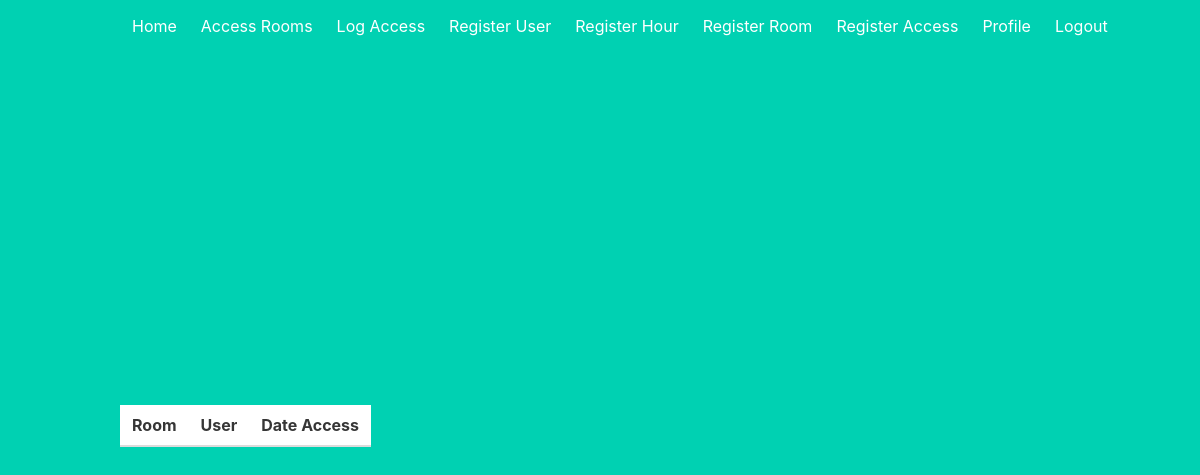
/logaccess (signed in), run on an earlier commit of the app's database.
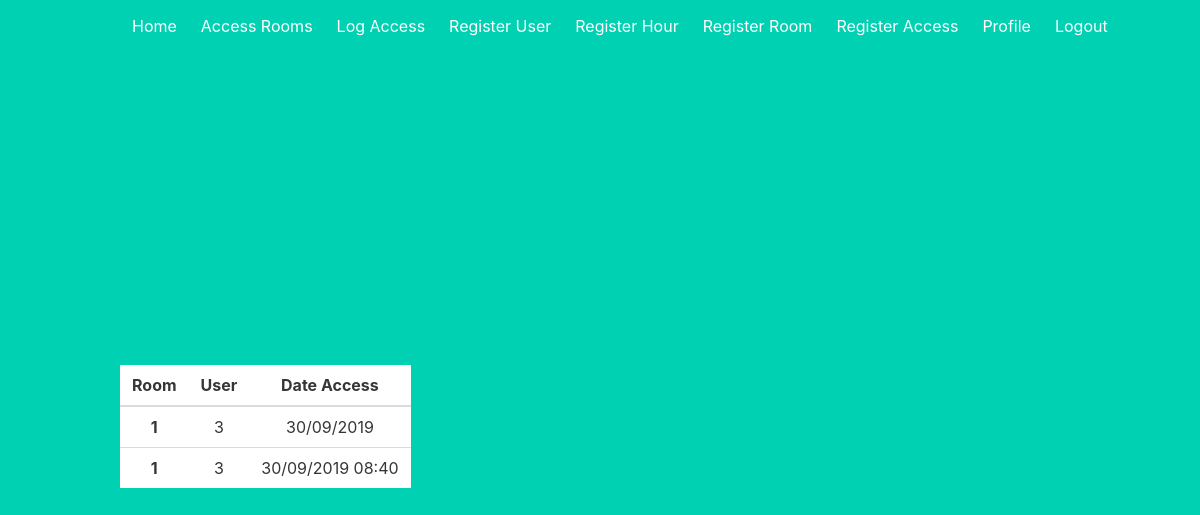
And on a later commit of the database.
### models.py (models this page shows)
class LogAccess(db.Model):
    id = db.Column(db.Integer,primary_key=True)
    room_id = db.Column(db.Integer)
    user_id = db.Column(db.Integer)
    date_access = db.Column(db.String(200))

### auth.py (the view)
@auth.route('/logaccess')
@login_required
def logaccess():
    logaccess = LogAccess.query.all()
    print(logaccess)
    return render_template('logaccess.html', logaccess=logaccess)

### __init__.py (called while the page is built)
def create_app():
    app = Flask(__name__)
    app.config['SECRET_KEY'] = 'thisismysecretkeydonotstealit'
    app.config['SQLALCHEMY_DATABASE_URI'] = 'sqlite:///db.sqlite3'
    db.init_app(app)
    login_manager = LoginManager()
    login_manager.login_view = 'auth.login'
    login_manager.init_app(app)
    from .models import User
    @login_manager.user_loader
    def load_user(user_id):
        return User.query.get(int(user_id))
    from .auth import auth as auth_blueprint
    app.register_blueprint(auth_blueprint)
    from .main import main as main_blueprint
    app.register_blueprint(main_blueprint)
    return app

### templates/logaccess.html
{% extends 'base.html' %}
{% block content %}
    <div class="flight-container" style="overflow: auto; max-height: 80vh">
        <div class="table-responsive">
            <table class="table" id="logaccess">
                <thead>
                    <tr>
                        <th scope="col">Room</th>
                        <th scope="col">User</th>
                        <th scope="col">Date Access</th>
                    </tr>
                </thead>
                <tbody>
                {% for log in logaccess %}
                    <tr id={{ log.id }}>
                        <th scope="row">{{ log.room_id }}</th>
                        <td> {{ log.user_id }} </td>
                        <td> {{ log.date_access }} </td>
                    </tr>
                {% endfor %}
                </tbody>
            </table>
        </div>
    </div>
{% endblock %}

### templates/base.html (shortened to what this page needs)
<!DOCTYPE html>
<html>
<head>
    <link rel="stylesheet" href="https://cdnjs.cloudflare.com/ajax/libs/bulma/0.7.2/css/bulma.min.css" />
</head>
<body>
    <section class="hero is-primary is-fullheight">
        <div class="hero-head">
            <nav class="navbar">
                <div class="container">
                    <div id="navbarMenuHeroA" class="navbar-menu">
                        <div class="navbar-end">
                            <a href="{{ url_for('main.index') }}" class="navbar-item">
                                Home
                            </a>
                            {% if current_user.is_authenticated %}
                            <a href="{{ url_for('auth.access') }}" class="navbar-item">
                                Access Rooms
                            </a>
                            {% endif %}
                            {% if current_user.is_authenticated %}
                            <a href="{{ url_for('auth.logaccess') }}" class="navbar-item">
                                Log Access
                            </a>
                            {% endif %}
                            {% if current_user.is_authenticated %}
                            <a href="{{ url_for('auth.signup') }}" class="navbar-item">
                                Register User
                            </a>
                            {% endif %}
                            {% if current_user.is_authenticated %}
                            <a href="{{ url_for('auth.hours') }}" class="navbar-item">
                                Register Hour
                            </a>
                            {% endif %}
                            {% if current_user.is_authenticated %}
                            <a href="{{ url_for('auth.rooms') }}" class="navbar-item">
                                Register Room
                            </a>
                            {% endif %}
                            {% if current_user.is_authenticated %}
                            <a href="{{ url_for('auth.register_access') }}" class="navbar-item">
                                Register Access
                            </a>
                            {% endif %}
                            {% if current_user.is_authenticated %}
                            <a href="{{ url_for('main.profile') }}" class="navbar-item">
                                Profile
                            </a>
                            {% endif %}
                            {% if current_user.is_authenticated %}
                            <a href="{{ url_for('auth.logout') }}" class="navbar-item">
                                Logout
                            </a>
                            {% endif %}
                        </div>
                    </div>
                </div>
            </nav>
        </div>
        <div class="hero-body">
            <div class="container has-text-centered">
               {% block content %}
               {% endblock %}
            </div>
        </div>
    </section>
</body>
</html>

What changed in the data, as far as the page shows it:
added LogAccess: room_id "1", user_id "3", date_access "30/09/2019"
added LogAccess: room_id "1", user_id "3", date_access "30/09/2019 08:40"
